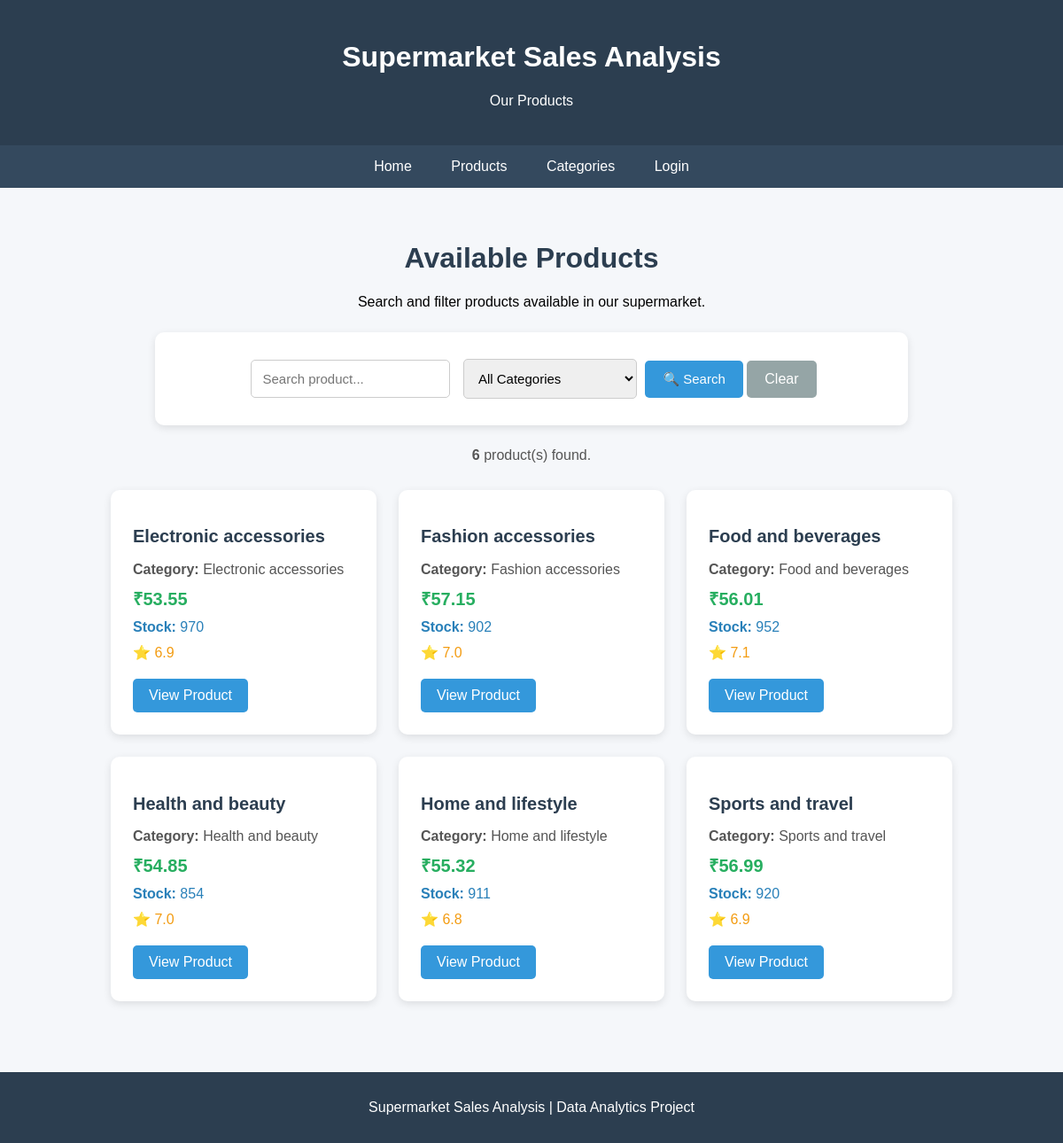
Page /products on the committed database.
### tables this page shows
CREATE TABLE products (
    product_id INTEGER PRIMARY KEY AUTOINCREMENT,
    product_name TEXT NOT NULL,
    product_line TEXT NOT NULL,
    unit_price REAL NOT NULL,
    stock INTEGER DEFAULT 0,
    description TEXT,
    rating REAL DEFAULT 0
);

### app.py (the view)
@app.route("/products")
def products():
    search = request.args.get("search", "")
    category = request.args.get("category", "")
    connection = get_database_connection()
    categories = connection.execute("""
        SELECT DISTINCT product_line
        FROM products
        ORDER BY product_line
    """).fetchall()
    query = """
        SELECT *
        FROM products
        WHERE 1=1
    """
    parameters = []
    if search:
        query += " AND product_name LIKE ?"
        parameters.append("%" + search + "%")
    if category:
        query += " AND product_line = ?"
        parameters.append(category)
    query += " ORDER BY product_id"
    products = connection.execute(
        query,
        parameters
    ).fetchall()
    connection.close()
    return render_template(
        "products.html",
        products=products,
        categories=categories,
        search=search,
        selected_category=category
    )

### app.py (called while the page is built)
def get_database_connection():
    connection = sqlite3.connect("database/supermarket.db")
    connection.row_factory = sqlite3.Row
    return connection

### templates/products.html (shortened to what this page needs)
<!DOCTYPE html>
<html>
<head>
</head>
<body>
    <header>
        <h1>Supermarket Sales Analysis</h1>
        <p>Our Products</p>
    </header>
    <nav>
        <a href="/">Home</a>
        <a href="/products">Products</a>
        <a href="#">Categories</a>
        <a href="#">Login</a>
    </nav>
    <div class="container">
        <h1>Available Products</h1>
        <p>
            Search and filter products available in our supermarket.
        </p>
        <div class="filter-box">
            <form action="/products" method="GET">
              <input
                    type="text"
                    name="search"
                    placeholder="Search product..."
                    value="{{ search }}"
                >
                <select name="category">
                    <option value="">
                        All Categories
                    </option>
                </select>
                <button
                    type="submit"
                    class="search-button"
               >
                    🔍 Search
                </button>
                <a
                    href="/products"
                    class="clear-button"
                >
                    Clear
                </a>
            </form>
        </div>
        <div class="result-count">
            <strong>
                {{ products|length }}
            </strong>
            product(s) found.
        </div>
        <div class="products">
            {% for product in products %}
            <div class="product-card">
                <h2>
                    {{ product["product_name"] }}
                </h2>
                <p>
                    <strong>Category:</strong>
                    {{ product["product_line"] }}
                </p>
                <p class="price">
                    ₹{{ "%.2f"|format(product["unit_price"]) }}
                </p>
                <p class="stock">
                    <strong>Stock:</strong>
                    {{ product["stock"] }}
                </p>
                <p class="rating">
                    ⭐ {{ "%.1f"|format(product["rating"]) }}
                </p>
                <a
                    href="/product/{{ product['product_id'] }}"
    class="button"
>
    View Product
</a>
            </div>
            {% endfor %}
        </div>
    </div>
    <footer>
        <p>
            Supermarket Sales Analysis |
            Data Analytics Project
        </p>
    </footer>
</body>
</html>

### templates/products.html (style rules this page uses)
body { margin: 0; font-family: Arial, sans-serif; background-color: #f5f7fa; }
header { background-color: #2c3e50; color: white; padding: 25px; text-align: center; }
nav { background-color: #34495e; padding: 15px; text-align: center; }
nav a { color: white; text-decoration: none; margin: 0 20px; font-size: 16px; }
.container { padding: 40px; text-align: center; }
.container h1 { color: #2c3e50; }
.filter-box { background-color: white; padding: 25px; margin: 25px auto; max-width: 800px; border-radius: 10px; box-shadow: 0 3px 10px rgba(0,0,0,0.1); }
.filter-box input, .filter-box select { padding: 12px; margin: 5px; border: 1px solid #ccc; border-radius: 5px; font-size: 15px; }
.search-button { padding: 12px 20px; border: none; background-color: #3498db; color: white; border-radius: 5px; cursor: pointer; font-size: 15px; }
.clear-button { display: inline-block; padding: 12px 20px; background-color: #95a5a6; color: white; text-decoration: none; border-radius: 5px; }
.products { display: flex; justify-content: center; gap: 25px; flex-wrap: wrap; margin-top: 30px; }
.product-card { background-color: white; width: 250px; padding: 25px; border-radius: 10px; box-shadow: 0 3px 10px rgba(0,0,0,0.1); text-align: left; }
.product-card h2 { color: #2c3e50; font-size: 20px; }
.product-card p { color: #555; margin: 10px 0; }
.price { font-size: 20px; font-weight: bold; color: #27ae60 !important; }
.rating { color: #f39c12 !important; }
.stock { color: #2980b9 !important; }
.button { display: inline-block; margin-top: 10px; padding: 10px 18px; background-color: #3498db; color: white !important; text-decoration: none; border-radius: 5px; }
.result-count { margin-top: 20px; color: #555; font-size: 16px; }
footer { background-color: #2c3e50; color: white; text-align: center; padding: 15px; margin-top: 40px; }

### rows in the picture
products: product_name "Electronic accessories", product_line "Electronic accessories", unit_price "53.55", stock "970", rating "6.9"
products: product_name "Fashion accessories", product_line "Fashion accessories", unit_price "57.15", stock "902", rating "7.0"
products: product_name "Food and beverages", product_line "Food and beverages", unit_price "56.01", stock "952", rating "7.1"
products: product_name "Health and beauty", product_line "Health and beauty", unit_price "54.85", stock "854", rating "7.0"
products: product_name "Home and lifestyle", product_line "Home and lifestyle", unit_price "55.32", stock "911", rating "6.8"
products: product_name "Sports and travel", product_line "Sports and travel", unit_price "56.99", stock "920", rating "6.9"

### other values in the picture
{{ products|length }} "6"
